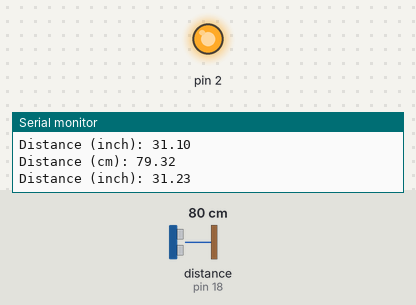
Bench run of a sketch on a simulated Arduino Uno, built with avr-gcc and run on an emulated ATmega328P. Parts: output pins drawn as LEDs (lit = HIGH), the last lines printed to the serial monitor. Wiring (inferred from the names in the program): ultrasonic range finder: trigger pin 19; echo pin 18. The test bench sets the inputs (shaded band); at power-on: distance to the obstacle (sensor on pin 18) 80 cm. The echo pulse lasts 58.3 µs per cm; pins used as bus, display or sensor lines are not drawn.

Above: at 1.8 s.
1.9 s: distance to the obstacle (sensor on pin 18) set to 28 cm
3.4 s: distance to the obstacle (sensor on pin 18) set to 23 cm
At 4.3 s:
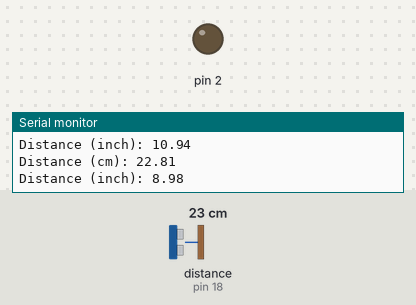
5.5 s: distance to the obstacle (sensor on pin 18) set to 35 cm
At 7.2 s:
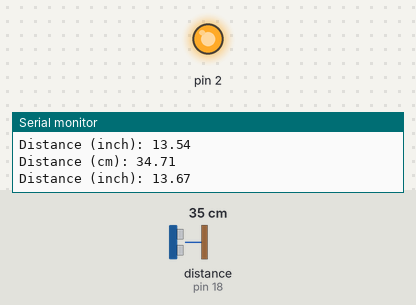
7.5 s: distance to the obstacle (sensor on pin 18) set to 2 cm
At 9.0 s:
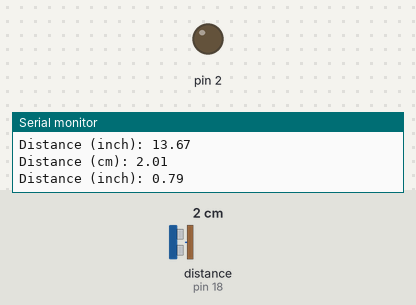
Timing chart, 0 to 10.5 s (numbered marks = the images above; inputs shaded):
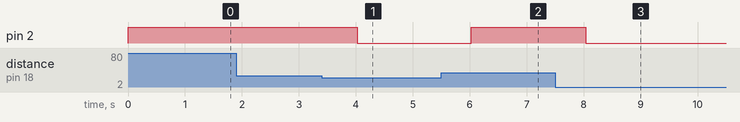

Measured:
- the behaviour switches between 26 and 25 cm on distance to the obstacle (sensor on pin 18) (found by bisection; images 0 and 1)
- after the input at 3.4 s, pin 2: HIGH → LOW after 0.62 s
- after the input at 5.5 s, pin 2: LOW → HIGH after 0.53 s
- after the input at 7.5 s, pin 2: HIGH → LOW after 0.53 s

The sketch:

ultransonic_sensor_test.ino
```cpp
const int trigPin = 19;
const int echoPin = 18;

//define sound speed in cm/uS
#define SOUND_SPEED 0.034
#define CM_TO_INCH 0.393701

long duration;
float distanceCm;
float distanceInch;

void setup() {
  Serial.begin(115200); // Starts the serial communication
  pinMode(trigPin, OUTPUT); // Sets the trigPin as an Output
  pinMode(echoPin, INPUT); // Sets the echoPin as an Input
  pinMode(2, OUTPUT);
}

void loop() {

  digitalWrite(trigPin, LOW);
  delayMicroseconds(2);
  // Sets the trigPin on HIGH state for 10 micro seconds
  digitalWrite(trigPin, HIGH);
  delayMicroseconds(10);
  digitalWrite(trigPin, LOW);

  // Reads the echoPin, returns the sound wave travel time in microseconds
  duration = pulseIn(echoPin, HIGH);

  // Calculate the distance
  distanceCm = duration * SOUND_SPEED/2;

  // Convert to inches
  distanceInch = distanceCm * CM_TO_INCH;
  if(distanceInch > 10.0){
    digitalWrite(2, HIGH);
  }else{
    digitalWrite(2, LOW);
  }

  // Prints the distance in the Serial Monitor
  Serial.print("Distance (cm): ");
  Serial.println(distanceCm);
  Serial.print("Distance (inch): ");
  Serial.println(distanceInch);

  delay(1000);
}
```
